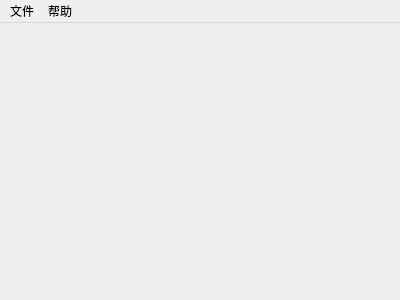
<?xml version="1.0" encoding="UTF-8"?>
<ui version="4.0">
 <class>MainWindow</class>
 <widget class="QMainWindow" name="MainWindow">
  <property name="geometry">
   <rect>
    <x>0</x>
    <y>0</y>
    <width>400</width>
    <height>300</height>
   </rect>
  </property>
  <property name="windowTitle">
   <string>OpenGL花园</string>
  </property>
  <widget class="QWidget" name="centralWidget"/>
  <widget class="QMenuBar" name="menuBar">
   <property name="geometry">
    <rect>
     <x>0</x>
     <y>0</y>
     <width>400</width>
     <height>23</height>
    </rect>
   </property>
   <widget class="QMenu" name="menu">
    <property name="title">
     <string>文件</string>
    </property>
    <addaction name="actionSave"/>
    <addaction name="actionLoad"/>
   </widget>
   <widget class="QMenu" name="menu_2">
    <property name="title">
     <string>帮助</string>
    </property>
    <addaction name="actionHelp"/>
    <addaction name="actionAbout"/>
   </widget>
   <addaction name="menu"/>
   <addaction name="menu_2"/>
  </widget>
  <action name="actionSave">
   <property name="text">
    <string>保存树木数据</string>
   </property>
  </action>
  <action name="actionLoad">
   <property name="text">
    <string>载入树木数据</string>
   </property>
  </action>
  <action name="actionHelp">
   <property name="text">
    <string>帮助文档</string>
   </property>
  </action>
  <action name="actionAbout">
   <property name="text">
    <string>关于</string>
   </property>
  </action>
 </widget>
 <layoutdefault spacing="6" margin="11"/>
 <resources/>
 <connections/>
</ui>
